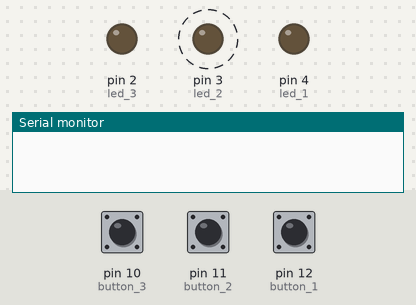
This sketch was run on a simulated Arduino Uno, built with avr-gcc and run on an emulated ATmega328P. Shown: output pins drawn as LEDs (lit = HIGH), the last lines printed to the serial monitor. Dashed ring = blinking. The inputs (shaded band) are chosen by the test bench; at power-on: pin 12 (button_1) LOW, pin 10 (button_3) HIGH, pin 11 (button_2) LOW.

Above: at 1.2 s.
1.3 s: pin 12 (button_1) pulled HIGH for 0.15 s
At 2.8 s:
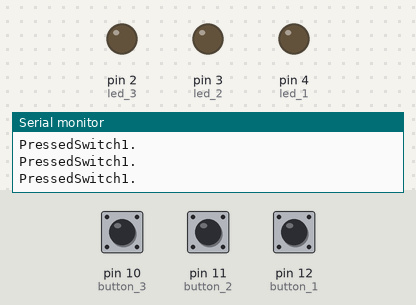
4.3 s: pin 10 (button_3) pulled LOW for 0.15 s
At 5.2 s:
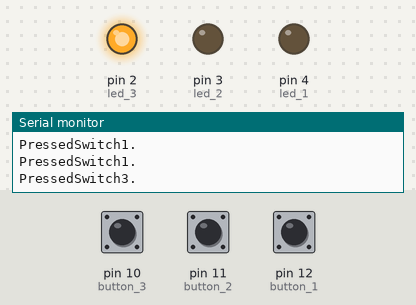
7.4 s: pin 12 (button_1) pulled HIGH for 1 s
At 8.4 s:
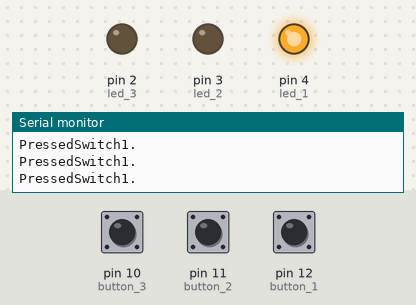
9.9 s: pin 11 (button_2) pulled HIGH for 0.15 s
At 12.8 s:
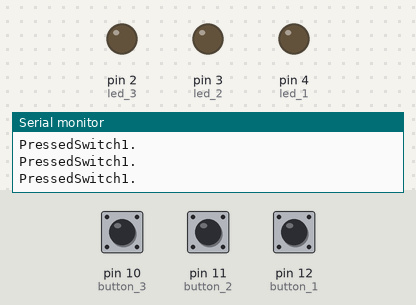
13.0 s: pin 11 (button_2) pulled HIGH for 1 s
At 13.9 s:
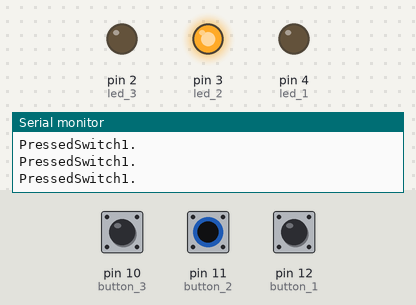
17.0 s: pin 11 (button_2) pulled HIGH for 3.2 s
At 19.3 s:
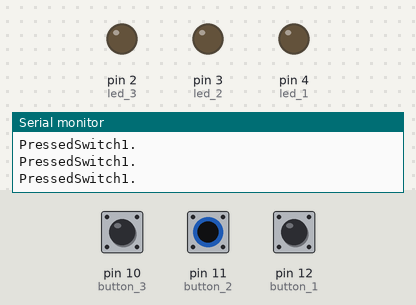
Timing chart, 0 to 23.7 s (numbered marks = the images above; inputs shaded):
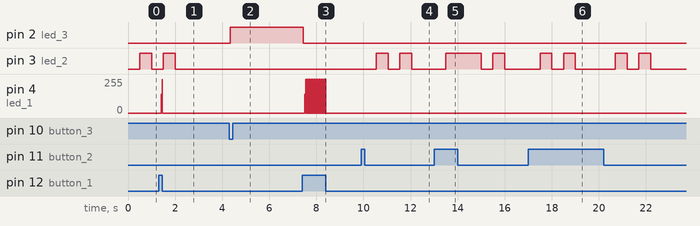

Measured:
- after the input at 1.3 s, pin 4 (led_1): 0/255 → 142/255 after 0.11 s, → 255/255 0.04 s later, → 0/255 0.01 s later
- after the input at 4.3 s, pin 2 (led_3): LOW → HIGH after 0.05 s
- after the input at 7.4 s, pin 4 (led_1): 0/255 → 142/255 after 0.11 s, then repeats every 0.03 s: 255/255 0.01 s, 0/255 0.02 s, until it stays 0/255 from 8.4 s
- after the input at 9.9 s, pin 3 (led_2): alternates HIGH for 0.50 s and LOW for 0.50 s, starting after 0.65 s
- after the input at 13.0 s, pin 3 (led_2): LOW → HIGH after 0.50 s, → LOW 1.5 s later, → HIGH 0.50 s later, → LOW 0.50 s later
- after the input at 17.0 s, pin 3 (led_2): LOW → HIGH after 0.50 s, → LOW 0.50 s later, → HIGH 0.50 s later, → LOW 0.50 s later, … (8 changes in this stretch)

The sketch:

3_Switches.ino
```cpp
int button_1 = 12;
int button_2 = 11;
int button_3 = 10;

int led_1 = 4;
int led_2 = 3;
int led_3 = 2;

int buttonState_1;
int buttonState_2;
int buttonState_3;

int lastButtonState_1 = LOW;
int lastButtonState_2 = LOW;
int lastButtonState_3 = LOW;

long lastDebounceTime_1 = 0;
long lastDebounceTime_2 = 0;
long lastDebounceTime_3 = 0;

long debounceDelay_1 = 50;
long debounceDelay_2 = 50;
long debounceDelay_3 = 50;

int ledState_1 = LOW;
int ledState_2 = LOW;
int ledState_3 = LOW;

void setup() {
  Serial.begin(9600);
  pinMode(led_1, OUTPUT);
  pinMode(led_2, OUTPUT);
  pinMode(led_3, OUTPUT);
  pinMode(button_1, INPUT);
  pinMode(button_2, INPUT);
  pinMode(button_3, INPUT_PULLUP);
}

void loop() {
  int reading_1 = digitalRead(button_1);
  int reading_2 = digitalRead(button_2);
  int reading_3 = digitalRead(button_3);

  if (reading_1 != lastButtonState_1) {
    lastDebounceTime_1 = millis();
  }

  // Red light is on 3 second
  if ( (millis() - lastDebounceTime_1) > debounceDelay_1 ) {
    if (reading_1 != buttonState_1 ) {
      buttonState_1 = reading_1;
    }
    if (buttonState_1 == HIGH) {
      ledState_1 = !ledState_1;
      Serial.println("PressedSwitch1.");
    }
    if (buttonState_1 == LOW && (millis() - lastDebounceTime_1) > 3000  ) {
      ledState_1 = LOW;
    }
  }

  // Green light is on but Red light is not effect Green light
  if (ledState_1 == HIGH) {
    if (buttonState_3 == HIGH && (millis() - lastDebounceTime_3) > 3000  ) {
      ledState_3 = LOW;
    }
  }
  else if (ledState_1 == LOW) {
    if (reading_3 != lastButtonState_3) {
      lastDebounceTime_3 = millis();
    }
    if ( (millis() - lastDebounceTime_3) > debounceDelay_3 ) {
      if (reading_3 != buttonState_3 ) {
        buttonState_3 = reading_3;
        if (buttonState_3 == LOW) {
          ledState_3 = !ledState_3;
          Serial.println("PressedSwitch3.");
        }
      }
      if (buttonState_3 == HIGH && (millis() - lastDebounceTime_3) > 3000  ) {
        ledState_3 = LOW;
      }
    }

  }

  // Yellow is on off on off
  if (ledState_1 == HIGH || ledState_3 == HIGH) {

    if (buttonState_2 == HIGH && (millis() - lastDebounceTime_2) > 500  ) {
      ledState_2 = HIGH;
    }
    if (buttonState_2 == HIGH && (millis() - lastDebounceTime_2) > 1000  ) {
      ledState_2 = LOW;
    }
    if (buttonState_2 == HIGH && (millis() - lastDebounceTime_2) > 1500  ) {
      ledState_2 = HIGH;
    }
    if (buttonState_2 == HIGH && (millis() - lastDebounceTime_2) > 2000  ) {
      ledState_2 = LOW;
    }
  }
  else {
    if (reading_2 != lastButtonState_2) {
      lastDebounceTime_2 = millis();
    }

    if ( (millis() - lastDebounceTime_2) > debounceDelay_2 ) {
      if (reading_2 == 0 ) {
        buttonState_2 = HIGH;
      }
      if (buttonState_2 == HIGH && (millis() - lastDebounceTime_2) > 500  ) {
        ledState_2 = HIGH;
      }
      if (buttonState_2 == HIGH && (millis() - lastDebounceTime_2) > 1000  ) {
        ledState_2 = LOW;
      }
      if (buttonState_2 == HIGH && (millis() - lastDebounceTime_2) > 1500  ) {
        ledState_2 = HIGH;
      }
      if (buttonState_2 == HIGH && (millis() - lastDebounceTime_2) > 2000  ) {
        ledState_2 = LOW;
      }
    }
  }
  digitalWrite(led_1, ledState_1);
  lastButtonState_1 = reading_1;

  digitalWrite(led_2, ledState_2);
  lastButtonState_2 = reading_2;

  digitalWrite(led_3, ledState_3);
  lastButtonState_3 = reading_3;
}
```
